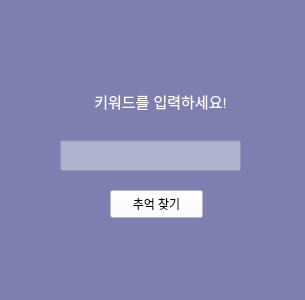
<?xml version="1.0" encoding="UTF-8"?>
<ui version="4.0">
 <class>InputWindow</class>
 <widget class="QWidget" name="InputWindow">
  <property name="geometry">
   <rect>
    <x>0</x>
    <y>0</y>
    <width>305</width>
    <height>300</height>
   </rect>
  </property>
  <property name="windowTitle">
   <string>Form</string>
  </property>
  <property name="styleSheet">
   <string notr="true">background-color: rgba(100, 100, 160, 150);
</string>
  </property>
  <widget class="QLineEdit" name="name">
   <property name="geometry">
    <rect>
     <x>60</x>
     <y>140</y>
     <width>181</width>
     <height>31</height>
    </rect>
   </property>
   <property name="styleSheet">
    <string notr="true">background-color: rgb(255, 255, 255,100);</string>
   </property>
   <property name="text">
    <string/>
   </property>
  </widget>
  <widget class="QPushButton" name="find">
   <property name="geometry">
    <rect>
     <x>110</x>
     <y>190</y>
     <width>93</width>
     <height>28</height>
    </rect>
   </property>
   <property name="styleSheet">
    <string notr="true">background-color: rgb(255, 255, 255,150);
font: 57 11pt &quot;DX별과그대&quot;;</string>
   </property>
   <property name="text">
    <string>추억 찾기</string>
   </property>
  </widget>
  <widget class="QLabel" name="label">
   <property name="geometry">
    <rect>
     <x>80</x>
     <y>90</y>
     <width>161</width>
     <height>21</height>
    </rect>
   </property>
   <property name="styleSheet">
    <string notr="true">background-color: rgba(100, 100, 160, 0);
font: 57 13pt &quot;DX별과그대&quot;;</string>
   </property>
   <property name="text">
    <string>&lt;html&gt;&lt;head/&gt;&lt;body&gt;&lt;p align=&quot;center&quot;&gt;&lt;span style=&quot; font-size:11pt; color:#ffffff;&quot;&gt;키워드를 입력하세요!&lt;/span&gt;&lt;/p&gt;&lt;/body&gt;&lt;/html&gt;</string>
   </property>
  </widget>
 </widget>
 <resources/>
 <connections>
  <connection>
   <sender>find</sender>
   <signal>clicked()</signal>
   <receiver>InputWindow</receiver>
   <slot>find_show()</slot>
   <hints>
    <hint type="sourcelabel">
     <x>178</x>
     <y>201</y>
    </hint>
    <hint type="destinationlabel">
     <x>285</x>
     <y>226</y>
    </hint>
   </hints>
  </connection>
 </connections>
 <slots>
  <slot>find_show()</slot>
  <slot>open()</slot>
 </slots>
</ui>
